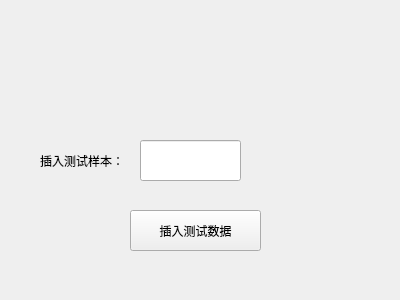
<?xml version="1.0" encoding="UTF-8"?>
<ui version="4.0">
 <class>Widget</class>
 <widget class="QWidget" name="Widget">
  <property name="geometry">
   <rect>
    <x>0</x>
    <y>0</y>
    <width>400</width>
    <height>300</height>
   </rect>
  </property>
  <property name="windowTitle">
   <string>Widget</string>
  </property>
  <widget class="QPushButton" name="pushButton">
   <property name="geometry">
    <rect>
     <x>130</x>
     <y>210</y>
     <width>131</width>
     <height>41</height>
    </rect>
   </property>
   <property name="text">
    <string>插入测试数据</string>
   </property>
  </widget>
  <widget class="QLabel" name="label">
   <property name="geometry">
    <rect>
     <x>40</x>
     <y>140</y>
     <width>91</width>
     <height>41</height>
    </rect>
   </property>
   <property name="text">
    <string>插入测试样本：</string>
   </property>
  </widget>
  <widget class="QLineEdit" name="lineEdit">
   <property name="geometry">
    <rect>
     <x>140</x>
     <y>140</y>
     <width>101</width>
     <height>41</height>
    </rect>
   </property>
  </widget>
 </widget>
 <layoutdefault spacing="6" margin="11"/>
 <resources/>
 <connections/>
</ui>
